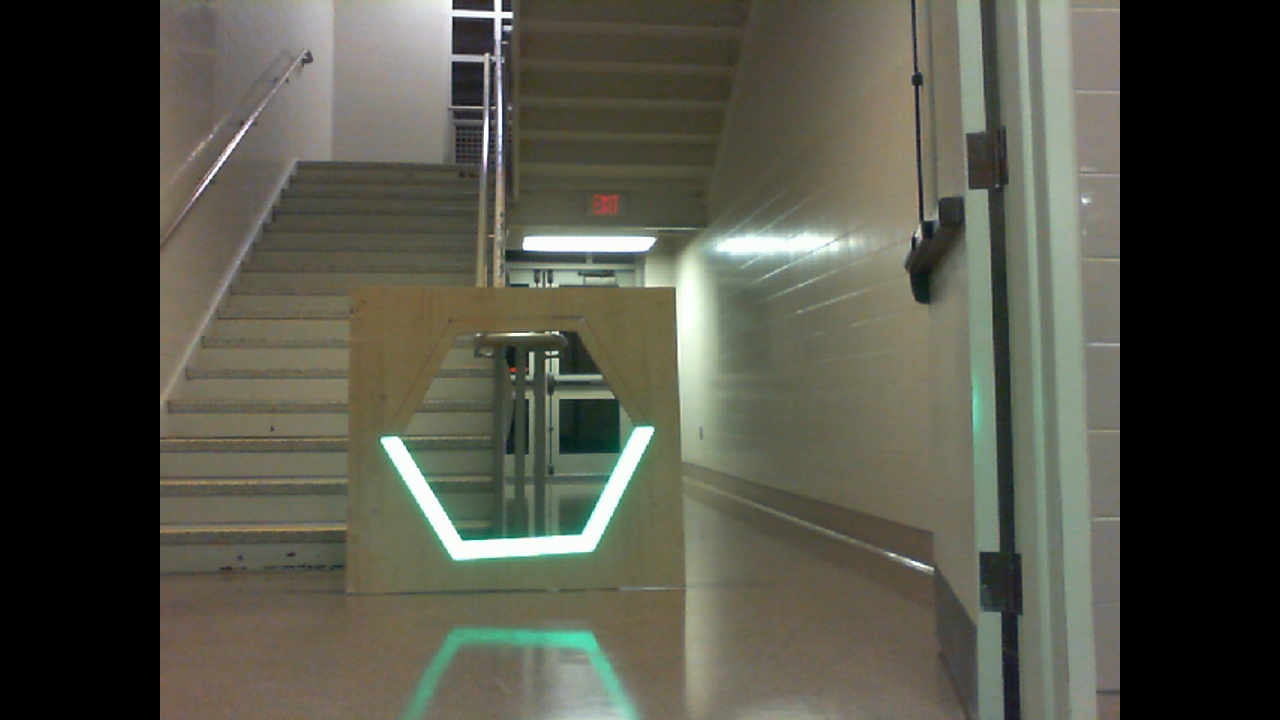
#> input picture local_frame.jpg, 1280 x 720 px
$ python -i reduced_pipeline_hsl_rgb_convex_hull.py   (imports and definitions only)
#> lines starting #> are read from the running program, lines starting #| are printed output that depends on the picture; after the words box and inside, x2 and y2 are one past the last pixel; in counts of white or black regions, pixels touching at a corner belong together
#> further down, picture is the input picture: shape (720, 1280, 3); mean B, G, R 70.4, 82.2, 81.8
import cv2
import numpy
import math
from enum import Enum

class RetroReflectiveTapeDetector:
    """
    An OpenCV pipeline generated by GRIP.
    """

    def __init__(self):
        """initializes all values to presets or None if need to be set
        """

        self.__hsl_threshold_hue = [33.19890901605634, 92.8987658922164]
        self.__hsl_threshold_saturation = [58.4908344510832, 255.0]
        self.__hsl_threshold_luminance = [43.36715381716607, 239.97474747474746]

        self.hsl_threshold_output = None


        self.__mask_mask = self.hsl_threshold_output

        self.mask_output = None

        self.__rgb_threshold_input = self.mask_output
        self.__rgb_threshold_red = [2.293165467625899, 161.21571603557544]
        self.__rgb_threshold_green = [0.0, 255.0]
        self.__rgb_threshold_blue = [0.0, 255.0]

        self.rgb_threshold_output = None

        self.__find_contours_input = self.rgb_threshold_output
        self.__find_contours_external_only = False

        self.find_contours_output = None

        self.__convex_hulls_contours = self.find_contours_output

        self.convex_hulls_output = None

        self.__filter_contours_contours = self.convex_hulls_output
        self.__filter_contours_min_area = 200.0
        self.__filter_contours_min_perimeter = 100.0
        self.__filter_contours_min_width = 0.0
        self.__filter_contours_max_width = 100000.0
        self.__filter_contours_min_height = 0.0
        self.__filter_contours_max_height = 100000.0
        self.__filter_contours_solidity = [0, 100]
        self.__filter_contours_max_vertices = 1000000.0
        self.__filter_contours_min_vertices = 0.0
        self.__filter_contours_min_ratio = 0.0
        self.__filter_contours_max_ratio = 1000.0

        self.filter_contours_output = None


    def process(self, source0):
        """
        Runs the pipeline and sets all outputs to new values.
        """
        # Step HSL_Threshold0:
        self.__hsl_threshold_input = source0
        (self.hsl_threshold_output) = self.__hsl_threshold(self.__hsl_threshold_input, self.__hsl_threshold_hue, self.__hsl_threshold_saturation, self.__hsl_threshold_luminance)

        # Step Mask0:
        self.__mask_input = source0
        self.__mask_mask = self.hsl_threshold_output
        (self.mask_output) = self.__mask(self.__mask_input, self.__mask_mask)

        # Step RGB_Threshold0:
        self.__rgb_threshold_input = self.mask_output
        (self.rgb_threshold_output) = self.__rgb_threshold(self.__rgb_threshold_input, self.__rgb_threshold_red, self.__rgb_threshold_green, self.__rgb_threshold_blue)

        # Step Find_Contours0:
        self.__find_contours_input = self.rgb_threshold_output
        (self.find_contours_output) = self.__find_contours(self.__find_contours_input, self.__find_contours_external_only)

        # Step Convex_Hulls0:
        self.__convex_hulls_contours = self.find_contours_output
        (self.convex_hulls_output) = self.__convex_hulls(self.__convex_hulls_contours)

        # Step Filter_Contours0:
        self.__filter_contours_contours = self.convex_hulls_output
        (self.filter_contours_output) = self.__filter_contours(self.__filter_contours_contours, self.__filter_contours_min_area, self.__filter_contours_min_perimeter, self.__filter_contours_min_width, self.__filter_contours_max_width, self.__filter_contours_min_height, self.__filter_contours_max_height, self.__filter_contours_solidity, self.__filter_contours_max_vertices, self.__filter_contours_min_vertices, self.__filter_contours_min_ratio, self.__filter_contours_max_ratio)


    @staticmethod
    def __hsl_threshold(input, hue, sat, lum):
        """Segment an image based on hue, saturation, and luminance ranges.
        Args:
            input: A BGR numpy.ndarray.
            hue: A list of two numbers the are the min and max hue.
            sat: A list of two numbers the are the min and max saturation.
            lum: A list of two numbers the are the min and max luminance.
        Returns:
            A black and white numpy.ndarray.
        """
        out = cv2.cvtColor(input, cv2.COLOR_BGR2HLS)
#> out: shape (720, 1280, 3); mean of channels 0, 1, 2 27.4, 77.4, 25.3
        return cv2.inRange(out, (hue[0], lum[0], sat[0]),  (hue[1], lum[1], sat[1]))
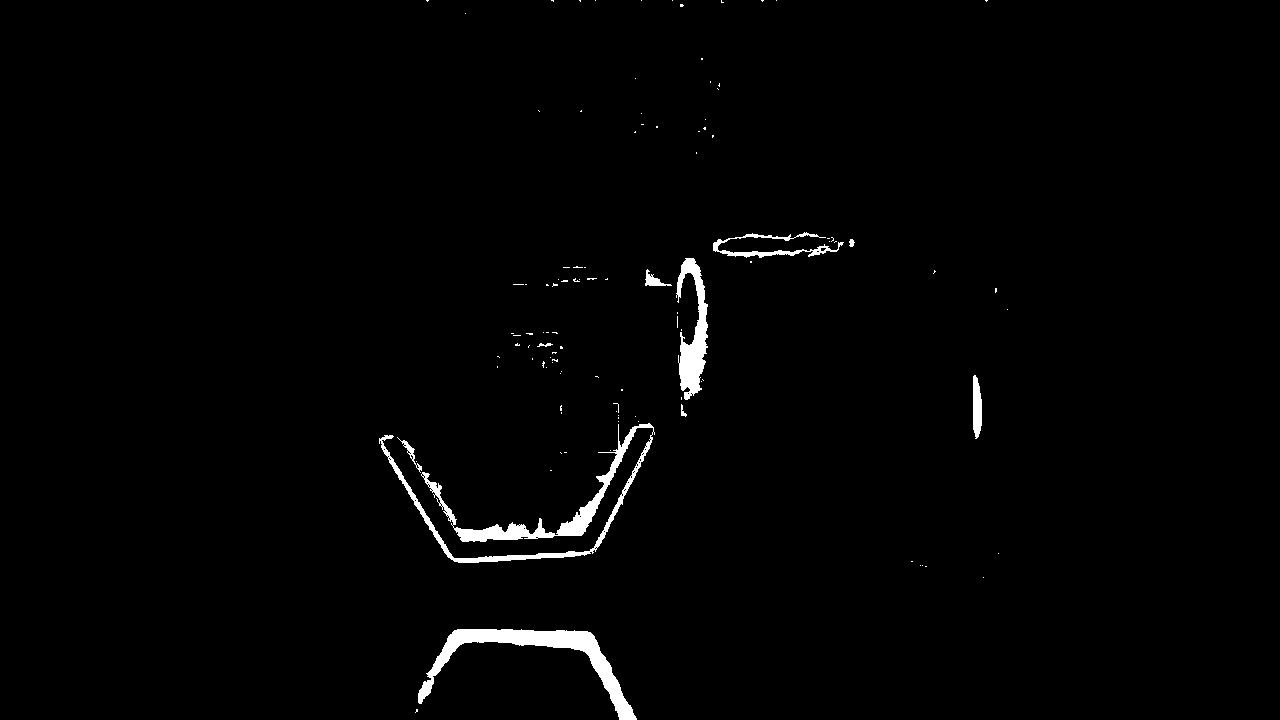
#> returned value: shape (720, 1280); 1.4% white; 108 white regions (98 under 20 px), largest, box (x1, y1, x2, y2) and area: (379, 423, 655, 563) 4815, (418, 629, 637, 720) 4035, (676, 258, 708, 400) 2191

    @staticmethod
    def __mask(input, mask):
        """Filter out an area of an image using a binary mask.
        Args:
            input: A three channel numpy.ndarray.
            mask: A black and white numpy.ndarray.
        Returns:
            A three channel numpy.ndarray.
        """
        return cv2.bitwise_and(input, input, mask=mask)
#> returned value: shape (720, 1280, 3)

    @staticmethod
    def __rgb_threshold(input, red, green, blue):
        """Segment an image based on color ranges.
        Args:
            input: A BGR numpy.ndarray.
            red: A list of two numbers the are the min and max red.
            green: A list of two numbers the are the min and max green.
            blue: A list of two numbers the are the min and max blue.
        Returns:
            A black and white numpy.ndarray.
        """
        out = cv2.cvtColor(input, cv2.COLOR_BGR2RGB)
        return cv2.inRange(out, (red[0], green[0], blue[0]),  (red[1], green[1], blue[1]))
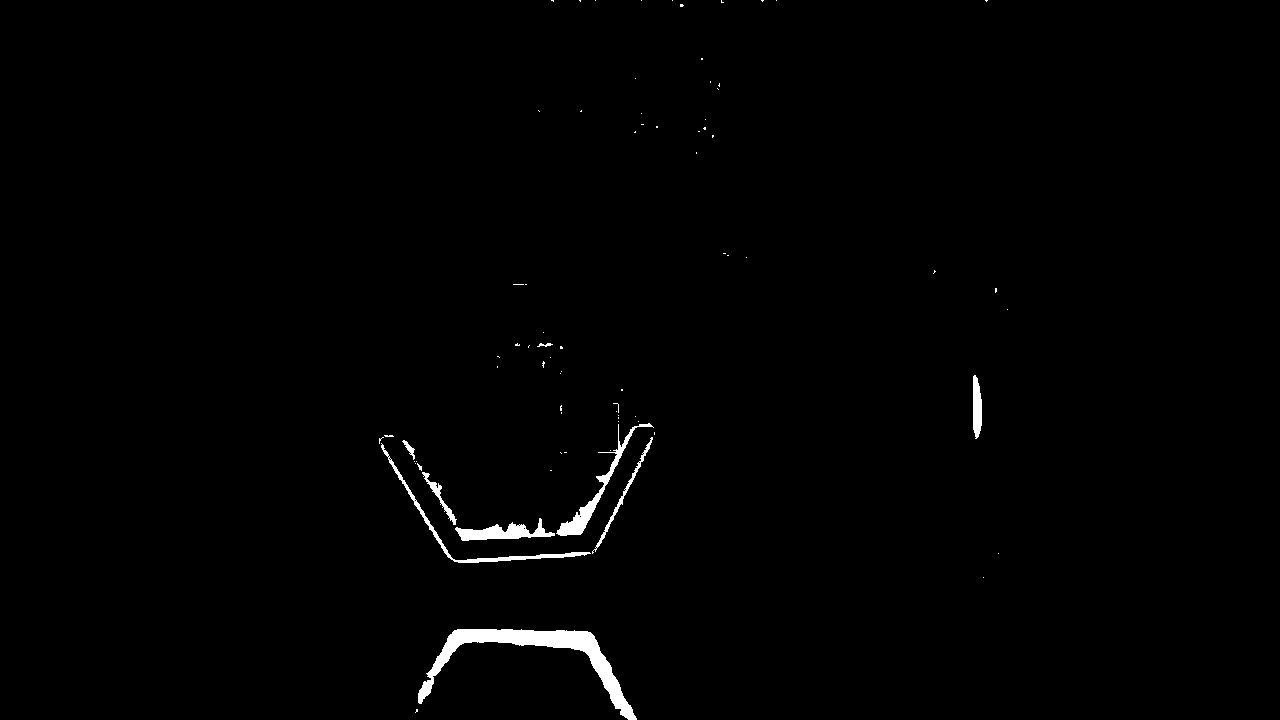
#> returned value: shape (720, 1280); 0.94% white; 77 white regions (68 under 20 px), largest, box (x1, y1, x2, y2) and area: (418, 629, 637, 720) 3980, (556, 423, 654, 536) 1161, (455, 518, 555, 541) 1012

    @staticmethod
    def __find_contours(input, external_only):
        """Sets the values of pixels in a binary image to their distance to the nearest black pixel.
        Args:
            input: A numpy.ndarray.
            external_only: A boolean. If true only external contours are found.
        Return:
            A list of numpy.ndarray where each one represents a contour.
        """
        if(external_only):
            mode = cv2.RETR_EXTERNAL
        else:
            mode = cv2.RETR_LIST
        method = cv2.CHAIN_APPROX_SIMPLE
        contours, hierarchy =cv2.findContours(input, mode=mode, method=method)
        return contours

    @staticmethod
    def __convex_hulls(input_contours):
        """Computes the convex hulls of contours.
        Args:
            input_contours: A list of numpy.ndarray that each represent a contour.
        Returns:
            A list of numpy.ndarray that each represent a contour.
        """
        output = []
        for contour in input_contours:
            output.append(cv2.convexHull(contour))
        return output

    @staticmethod
    def __filter_contours(input_contours, min_area, min_perimeter, min_width, max_width,
                        min_height, max_height, solidity, max_vertex_count, min_vertex_count,
                        min_ratio, max_ratio):
        """Filters out contours that do not meet certain criteria.
        Args:
            input_contours: Contours as a list of numpy.ndarray.
            min_area: The minimum area of a contour that will be kept.
            min_perimeter: The minimum perimeter of a contour that will be kept.
            min_width: Minimum width of a contour.
            max_width: MaxWidth maximum width.
            min_height: Minimum height.
            max_height: Maximimum height.
            solidity: The minimum and maximum solidity of a contour.
            min_vertex_count: Minimum vertex Count of the contours.
            max_vertex_count: Maximum vertex Count.
            min_ratio: Minimum ratio of width to height.
            max_ratio: Maximum ratio of width to height.
        Returns:
            Contours as a list of numpy.ndarray.
        """
#> called with min_area = 200, min_perimeter = 100, min_width = 0, max_width = 100000, min_height = 0, max_height = 100000, max_vertex_count = 1000000, min_vertex_count = 0
        output = []
        for contour in input_contours:
            x,y,w,h = cv2.boundingRect(contour)
            if (w < min_width or w > max_width):
                continue
            if (h < min_height or h > max_height):
                continue
            area = cv2.contourArea(contour)
            if (area < min_area):
                continue
            if (cv2.arcLength(contour, True) < min_perimeter):
                continue
            hull = cv2.convexHull(contour)
            solid = 100 * area / cv2.contourArea(hull)
            if (solid < solidity[0] or solid > solidity[1]):
                continue
            if (len(contour) < min_vertex_count or len(contour) > max_vertex_count):
                continue
            ratio = (float)(w) / h
            if (ratio < min_ratio or ratio > max_ratio):
                continue
            output.append(contour)
        return output

>>> import cv2
>>> picture = cv2.imread('local_frame.jpg')
>>> result = RetroReflectiveTapeDetector().process(picture)

$ run again, on pi_frame.jpg
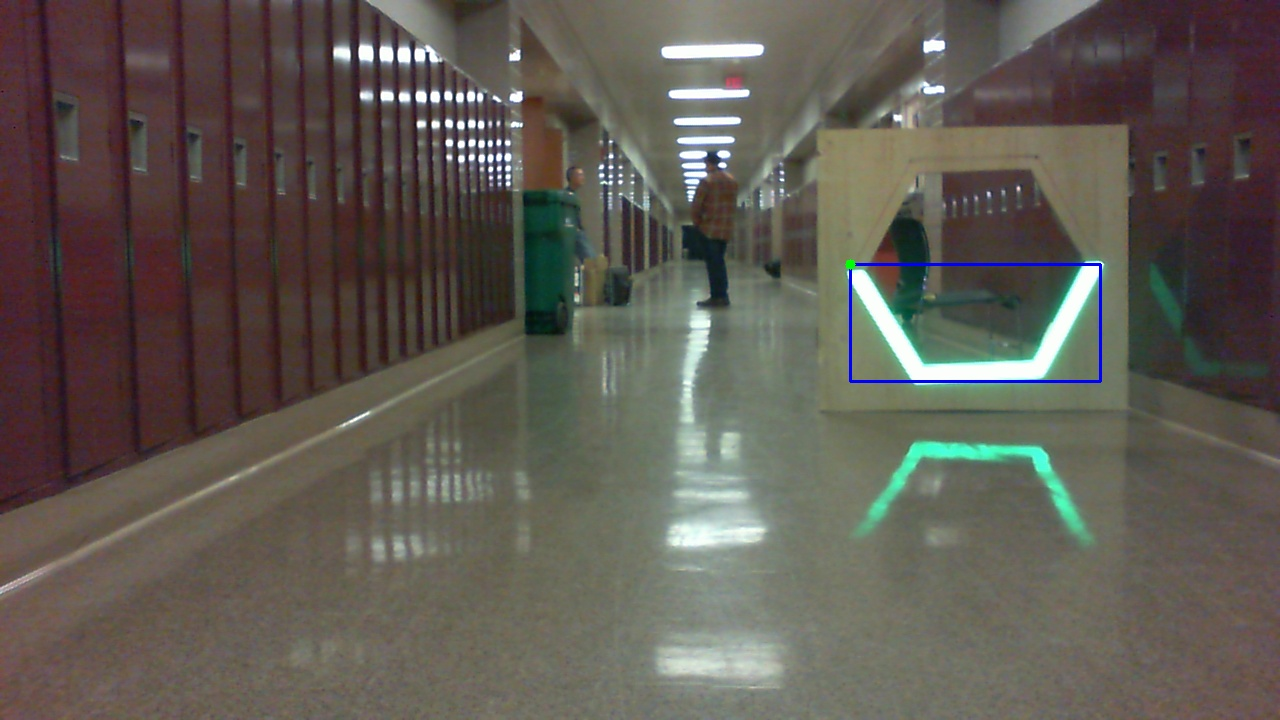
#> input picture pi_frame.jpg, 1280 x 720 px
#> picture is the input picture: shape (720, 1280, 3); mean B, G, R 82.4, 90.1, 95.6
#> in __hsl_threshold, `return cv2.inRange(out, (hue[0], lum[0], sat[0]),  (hue[1], lum[1], sa..`:
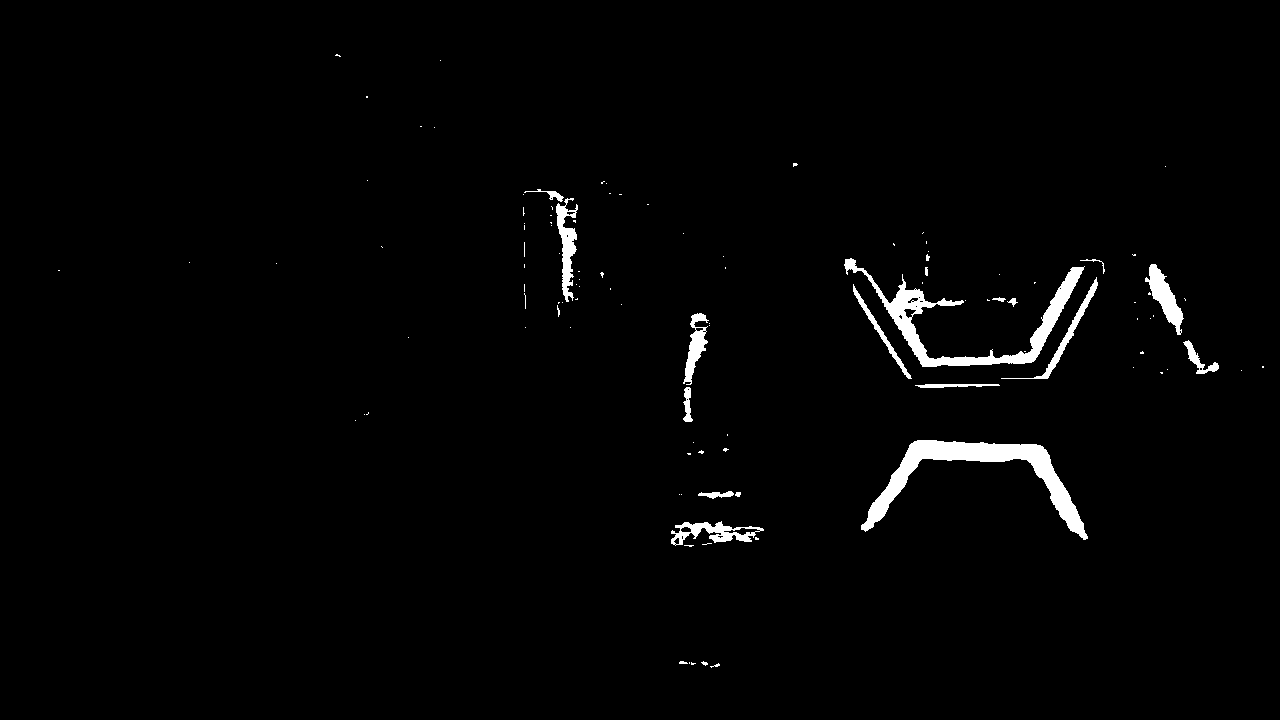
#> returned value: shape (720, 1280); 1.7% white; 110 white regions (90 under 20 px), largest, box (x1, y1, x2, y2) and area: (861, 440, 1088, 540) 5064, (844, 258, 1085, 367) 4211, (1145, 264, 1184, 335) 1048
#> in __rgb_threshold, `return cv2.inRange(out, (red[0], green[0], blue[0]),  (red[1], green[1..`:
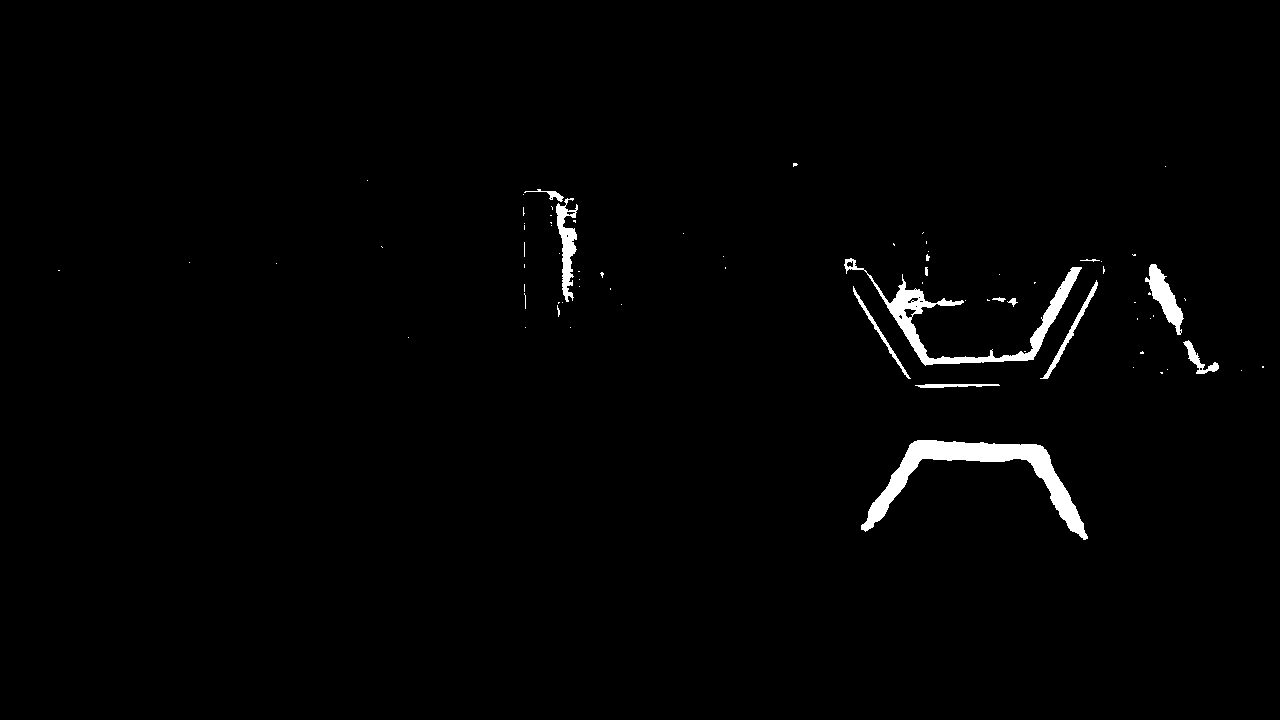
#> returned value: shape (720, 1280); 1.4% white; 75 white regions (61 under 20 px), largest, box (x1, y1, x2, y2) and area: (861, 440, 1088, 540) 5064, (844, 258, 1082, 366) 3459, (1145, 264, 1184, 335) 1048
